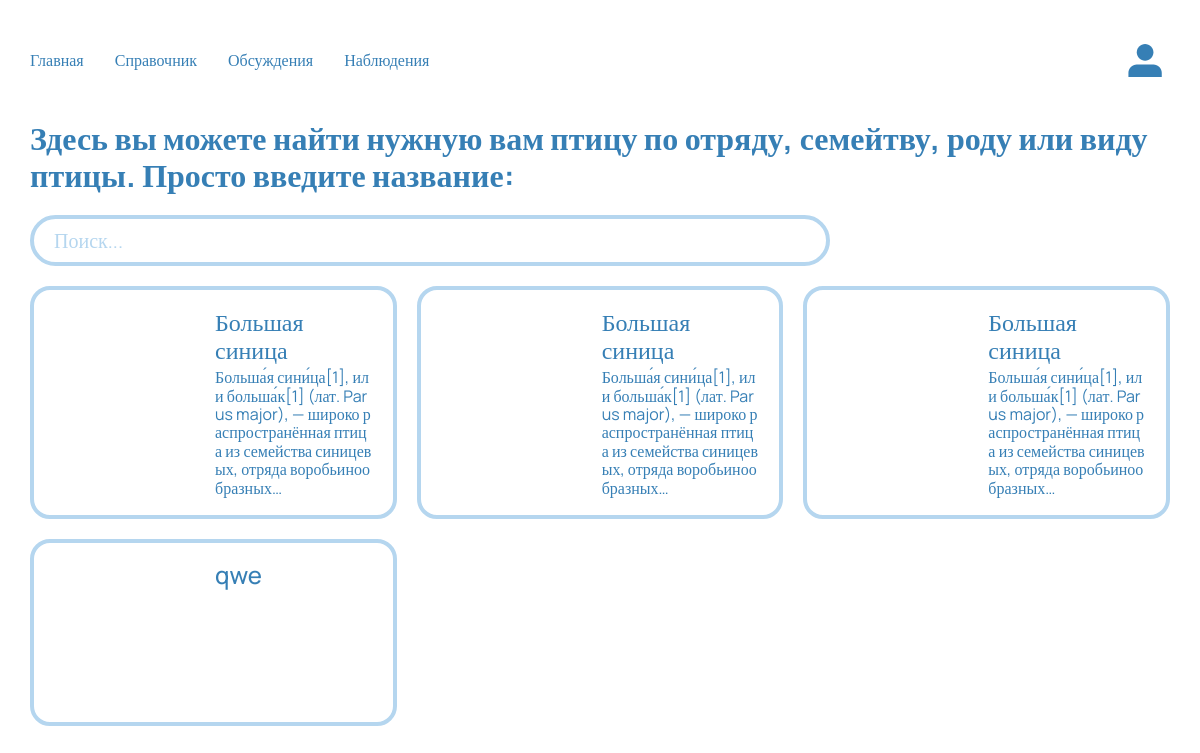
/lib/, run on an earlier commit of the app's database.
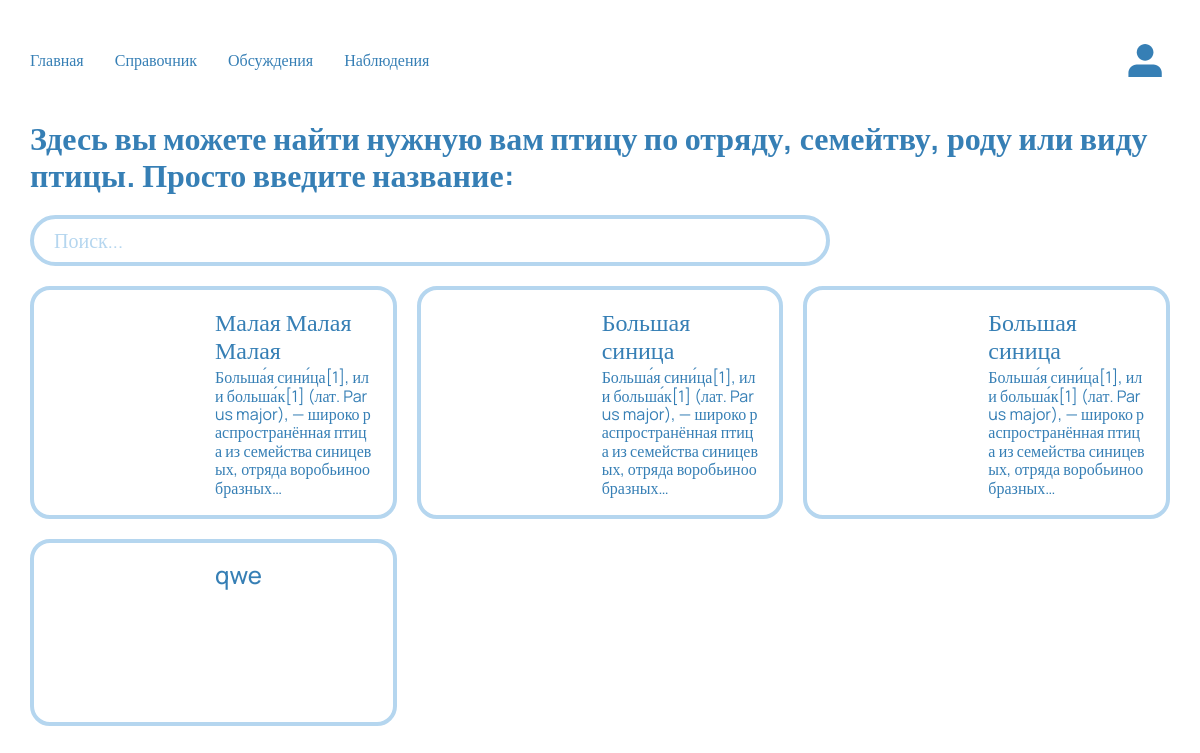
And on a later commit of the database.
### birdlib/models.py (models this page shows)
class Bird(models.Model):
    user = ForeignKey(User, on_delete=models.CASCADE)
    name = models.CharField(max_length=50, null=False)
    lat_name = models.CharField(max_length=50, blank=True, null=True)
    squad = models.CharField(max_length=50, blank=True, null=True)
    family = models.CharField(max_length=50, blank=True, null=True)
    genus = models.CharField(max_length=50, blank=True, null=True)
    protection = models.CharField(max_length=50, blank=True, null=True)
    habitat = models.TextField(max_length=1000, blank=True, null=True)
    description = models.TextField(max_length=1000, blank=True, null=True)
    audio = models.FileField(upload_to="songs/", blank=True, null=True)
    logo_men = models.ImageField(null=True, blank=True, upload_to=bird_file_directory_path)
    logo_woman = models.ImageField(null=True, blank=True, upload_to=bird_file_directory_path)
    favourites = models.ManyToManyField(User, related_name="favourites", blank=True)

### birdlib/views.py (the view)
# urls.py: path('', ListBirdView.as_view(), name='list'),
class ListBirdView(View):
    def get(self, request: HttpRequest) -> HttpResponse:
        if request.GET.get("bird"):
            birds = (
                Bird.objects.filter(name__icontains=request.GET.get("bird"))
                | Bird.objects.filter(squad__icontains=request.GET.get("bird"))
                | Bird.objects.filter(family__icontains=request.GET.get("bird"))
                | Bird.objects.filter(genus__icontains=request.GET.get("bird"))
                | Bird.objects.filter(protection__icontains=request.GET.get("bird"))
            )
        else:
            birds = Bird.objects.all()
        context = {
            'group_exists': request.user.groups.filter(name='Moderators').exists(),
            'search': request.GET.get("bird"),
            'birds': birds,
        }
        return render(request, 'birdlib/list_bird.html', context=context)

### birdlib/templates/birdlib/list_bird.html (shortened to what this page needs)
{% extends "base.html" %}
{% block main %}
<div class="container">
    <h1>Здесь вы можете найти нужную вам птицу по отряду, семейтву, роду или виду птицы. Просто введите название:</h1>
    <form method="get">
        <input class="birds_search" name="bird" placeholder="Поиск...">
    </form>
    <div class="birds">
        {% for bird in birds %}
        <a class="birds-link" href="{% url 'birdlib:details' pk=bird.pk %}">
            {% if bird.logo_men %}
            <div class="birds-img" style="background-image: url(../../..{{ bird.logo_men.url}});"></div>
            {% else %}
            <div class="birds-img"></div>
            {% endif %}
            <div class=" birds-block">
                <h2 class="birds-title">{{ bird.name }}</h2>
                <p class="birds-description">{{ bird.description|truncatechars:'135' }}</p>
            </div>
        </a>
        {% endfor %}
    </div>
</div>
{% endblock %}

What changed in the data, as far as the page shows it:
changed Bird: name "Большая синица" → "Малая Малая Малая"
